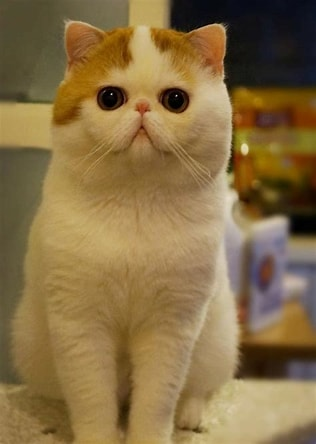
#> input picture Stage3/cat.jpg, 316 x 444 px
$ jupyter execute '图像的算术运算与基本变换.ipynb'
#> lines starting #> are read from the running program, lines starting #| are printed output that depends on the picture
[cell 1]
# 图像加法
import cv2
import numpy as np

# 读取图片
cat = cv2.imread('./cat.jpg')
#> cat is the input picture: shape (444, 316, 3); mean B, G, R 68.4, 110.8, 135.3
dog = cv2.imread('./dog.jpg')
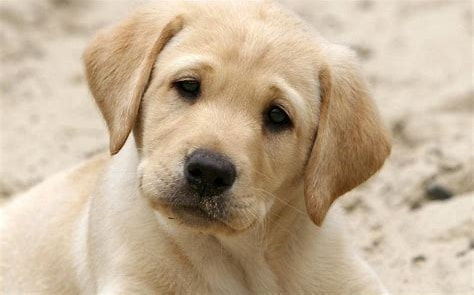
#> input picture Stage3/dog.jpg, 474 x 295 px
#> dog is the input picture: shape (295, 474, 3); mean B, G, R 151.3, 176.3, 195.8

print(cat.shape)
#| (444, 316, 3)
print(dog.shape)
#| (295, 474, 3)

#通过ndarray的切片的方式去除完全一样的形状
new_cat = cat[0:280, 0:300]
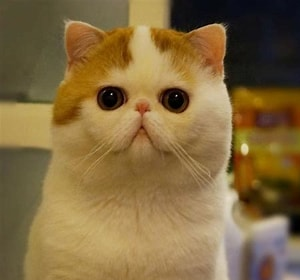
#> new_cat: shape (280, 300, 3); mean B, G, R 64.5, 107.1, 131.8
new_dog = dog[0:280, 0:300]
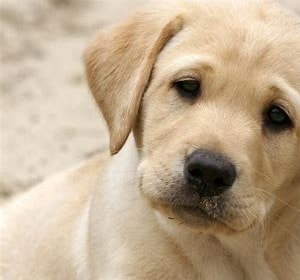
#> new_dog: shape (280, 300, 3); mean B, G, R 145.2, 171.6, 192.3

# 图片还可以和单个数字进行运算,超出255会被截断,相当于减去255
# dog += 100
# cv2.imshow('dog', dog)

# cv2.add() 要求两张图片的长宽相同以及通道数相同
new_img = cv2.add(new_cat, new_dog)
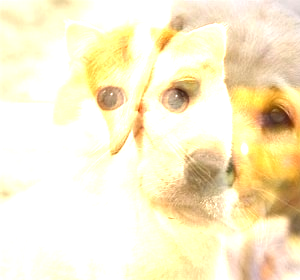
#> new_img: shape (280, 300, 3); mean B, G, R 203.3, 237.3, 248.2

cv2.imshow('new_img', new_img)
cv2.waitKey(0)
cv2.destroyAllWindows()

[cell 2]
# 图像的减法
import cv2
import numpy as np

# 读取图片
cat = cv2.imread('./cat.jpg')
dog = cv2.imread('./dog.jpg')

new_cat = cat[0:280, 0:300]
new_dog = dog[0:280, 0:300]

new_img = cv2.subtract(new_cat, new_dog)
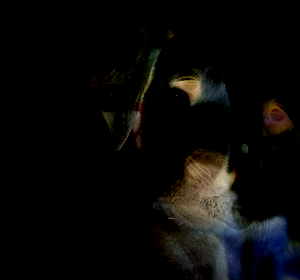
#> new_img: shape (280, 300, 3); mean B, G, R 8.1, 9, 9.6

cv2.imshow('new_img', new_img)
cv2.waitKey(0)
cv2.destroyAllWindows()

[cell 3]
# 图像的乘法
import cv2
import numpy as np

# 读取图片
cat = cv2.imread('./cat.jpg')
dog = cv2.imread('./dog.jpg')

new_cat = cat[0:280, 0:300]
new_dog = dog[0:280, 0:300]

new_img = cv2.multiply(new_cat, new_dog)
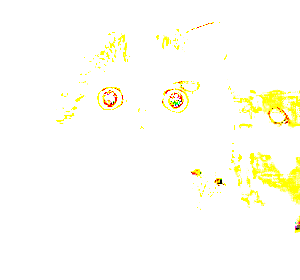
#> new_img: shape (280, 300, 3); mean B, G, R 245.3, 254.3, 254.8

cv2.imshow('new_img', new_img)
cv2.waitKey(0)
cv2.destroyAllWindows()

[cell 4]
# 图像的除法
import cv2
import numpy as np

# 读取图片
cat = cv2.imread('./cat.jpg')
dog = cv2.imread('./dog.jpg')

new_cat = cat[0:280, 0:300]
new_dog = dog[0:280, 0:300]

new_img = cv2.divide(new_cat, new_dog)
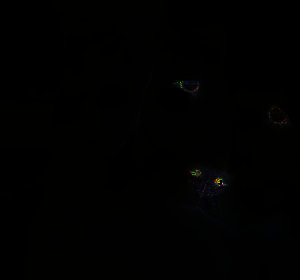
#> new_img: shape (280, 300, 3); mean B, G, R 0.7, 0.9, 1

cv2.imshow('new_img', new_img)
cv2.waitKey(0)
cv2.destroyAllWindows()

[cell 5]
# 图像的融合
# 不是传统意义的加法，而是拿图片进行了线性运算，new_img = img1 * w1 + img2 * w2 + bias
import cv2
import numpy as np


cat = cv2.imread('./cat.jpg')
dog = cv2.imread('./dog.jpg')

new_cat = cat[0:280, 0:300]
new_dog = dog[0:280, 0:300]

new_img = cv2.addWeighted(new_cat, 0.3, new_dog, 0.7, -100)
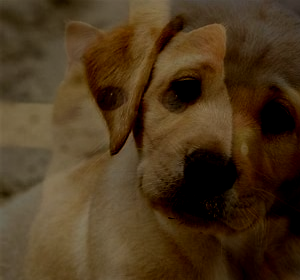
#> new_img: shape (280, 300, 3); mean B, G, R 29.7, 54.8, 75.5

cv2.imshow('new_img', new_img)
cv2.waitKey(0)
cv2.destroyAllWindows()
